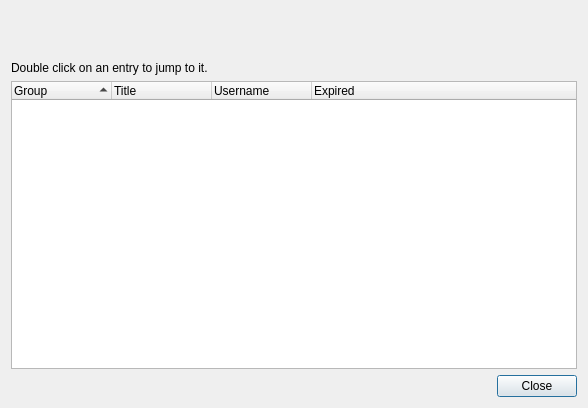
<?xml version="1.0" encoding="UTF-8"?>
<ui version="4.0" >
 <class>ExpiredEntriesDialog</class>
 <widget class="QDialog" name="ExpiredEntriesDialog" >
  <property name="geometry" >
   <rect>
    <x>0</x>
    <y>0</y>
    <width>588</width>
    <height>408</height>
   </rect>
  </property>
  <property name="windowTitle" >
   <string>Expired Entries</string>
  </property>
  <layout class="QVBoxLayout" >
   <property name="spacing" >
    <number>6</number>
   </property>
   <item>
    <spacer>
     <property name="orientation" >
      <enum>Qt::Vertical</enum>
     </property>
     <property name="sizeType" >
      <enum>QSizePolicy::Fixed</enum>
     </property>
     <property name="sizeHint" >
      <size>
       <width>20</width>
       <height>50</height>
      </size>
     </property>
    </spacer>
   </item>
   <item>
    <widget class="QLabel" name="label" >
     <property name="text" >
      <string>Double click on an entry to jump to it.</string>
     </property>
    </widget>
   </item>
   <item>
    <widget class="QTreeWidget" name="treeWidget" >
     <property name="rootIsDecorated" >
      <bool>false</bool>
     </property>
     <property name="uniformRowHeights" >
      <bool>true</bool>
     </property>
     <property name="itemsExpandable" >
      <bool>false</bool>
     </property>
     <property name="sortingEnabled" >
      <bool>true</bool>
     </property>
     <property name="allColumnsShowFocus" >
      <bool>true</bool>
     </property>
     <column>
      <property name="text" >
       <string>Group</string>
      </property>
     </column>
     <column>
      <property name="text" >
       <string>Title</string>
      </property>
     </column>
     <column>
      <property name="text" >
       <string>Username</string>
      </property>
     </column>
     <column>
      <property name="text" >
       <string>Expired</string>
      </property>
     </column>
    </widget>
   </item>
   <item>
    <widget class="QDialogButtonBox" name="buttonBox" >
     <property name="orientation" >
      <enum>Qt::Horizontal</enum>
     </property>
     <property name="standardButtons" >
      <set>QDialogButtonBox::Close</set>
     </property>
    </widget>
   </item>
  </layout>
 </widget>
 <resources/>
 <connections>
  <connection>
   <sender>buttonBox</sender>
   <signal>accepted()</signal>
   <receiver>ExpiredEntriesDialog</receiver>
   <slot>accept()</slot>
   <hints>
    <hint type="sourcelabel" >
     <x>248</x>
     <y>254</y>
    </hint>
    <hint type="destinationlabel" >
     <x>157</x>
     <y>274</y>
    </hint>
   </hints>
  </connection>
  <connection>
   <sender>buttonBox</sender>
   <signal>rejected()</signal>
   <receiver>ExpiredEntriesDialog</receiver>
   <slot>reject()</slot>
   <hints>
    <hint type="sourcelabel" >
     <x>316</x>
     <y>260</y>
    </hint>
    <hint type="destinationlabel" >
     <x>286</x>
     <y>274</y>
    </hint>
   </hints>
  </connection>
 </connections>
</ui>
